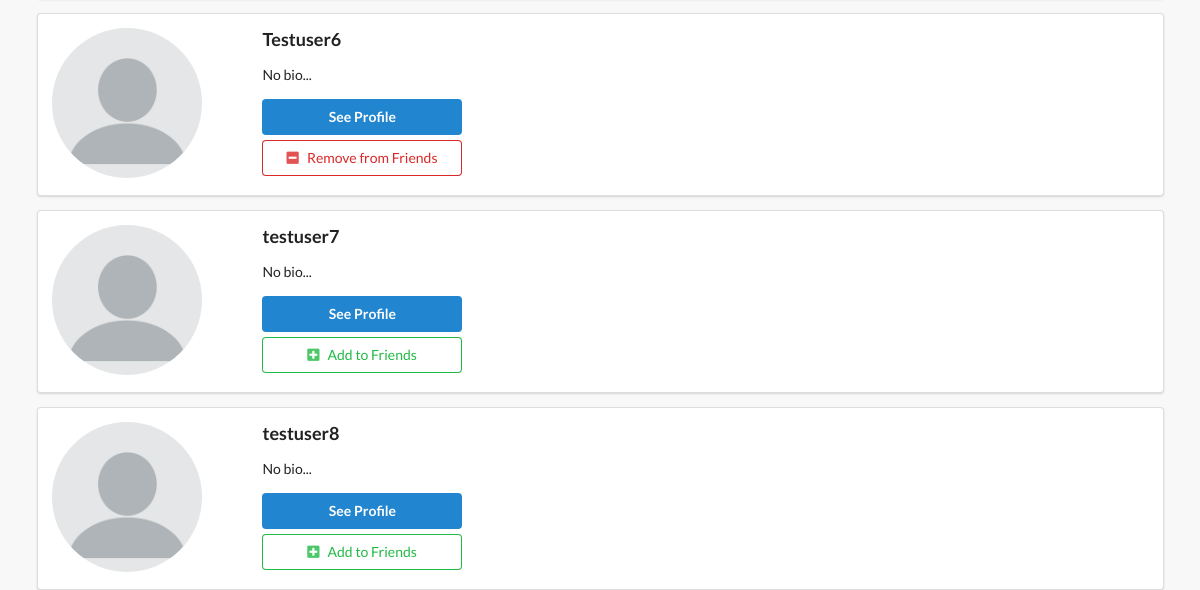
Page /profiles/ (signed in, lower part) on the earlier database version.
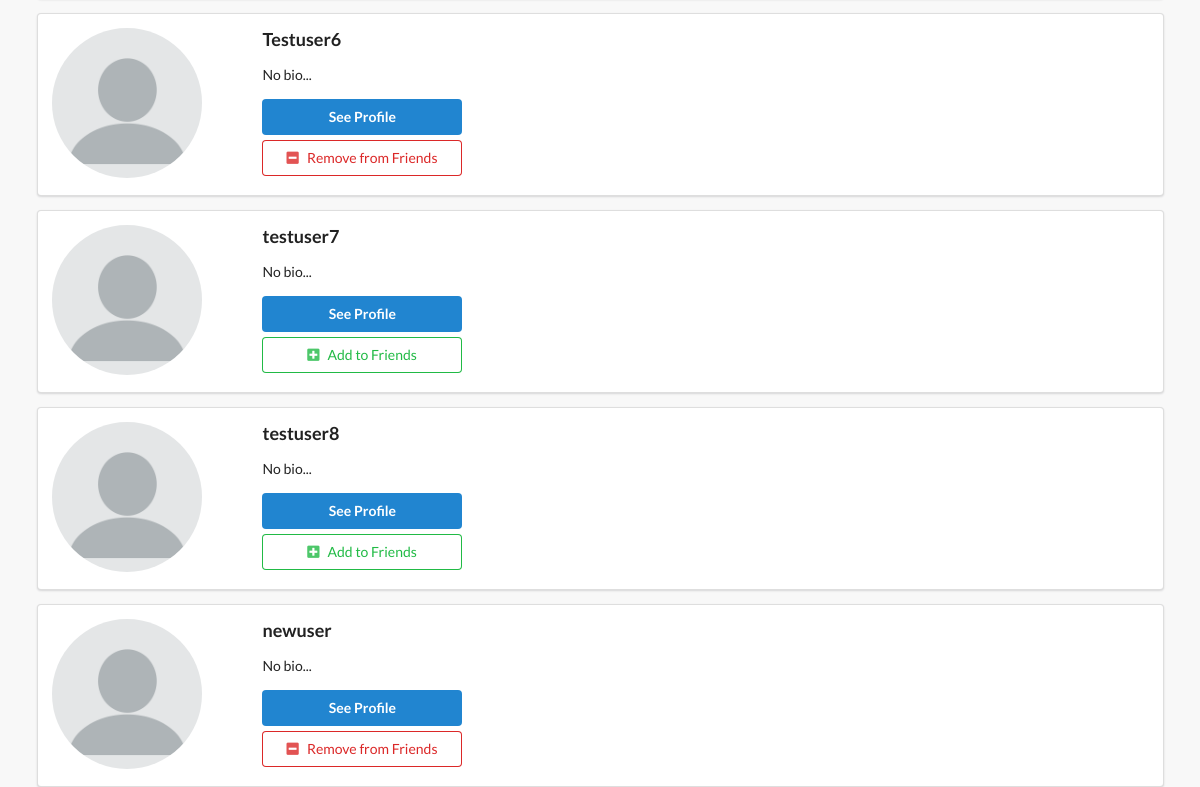
Same page on the later database version.
### profiles/models.py (models this page shows, shortened)
class Profile(models.Model):
    first_name = models.CharField(max_length=200, blank=True)
    last_name = models.CharField(max_length=200, blank=True)
    user = models.OneToOneField(User, on_delete=models.CASCADE)
    bio = models.TextField(default="No bio...", max_length=300)
    email = models.EmailField(max_length=200, blank=True)
    country = models.CharField(max_length=200, blank=True)
    avatar = models.ImageField(default='avatar.png', upload_to='avatars/')
    friends = models.ManyToManyField(User, blank=True, related_name='friends')
    slug = models.SlugField(unique=True, blank=True)
    updated = models.DateTimeField(auto_now=True)
    created = models.DateTimeField(auto_now_add=True)
    objects = ProfileManager()
    def get_absolute_url(self):
        return reverse('profiles:profile-detail-view', kwargs={'slug': self.slug})
    __initial_first_name = None
    __initail_last_name = None
    def __init__(self, *args, **kwargs):
        super().__init__(*args, **kwargs)
        self.__initial_first_name = self.first_name
        self.__initial_last_name = self.last_name

### profiles/views.py (the view)
# urls.py: path('', ProfileListView.as_view(), name='all-profiles-view'),
class ProfileListView(LoginRequiredMixin, ListView):
    model = Profile
    template_name = 'profiles/profile_list.html'
    def get_queryset(self):
        qs = Profile.objects.get_all_profiles(self.request.user)
        return qs
    def get_context_data(self, **kwargs):
        context = super().get_context_data(**kwargs)
        user = User.objects.get(username__iexact=self.request.user)
        profile = Profile.objects.get(user=user)
        rel_r = Relationship.objects.filter(sender=profile)
        rel_s = Relationship.objects.filter(receiver=profile)
        rel_receiver = []
        rel_sender = []
        for item in rel_r:
            rel_receiver.append(item.receiver.user)
        for item in rel_s:
            rel_sender.append(item.sender.user)
        context['rel_receiver'] = rel_receiver
        context['rel_sender'] = rel_sender
        context['is_empty'] = False
        if len(self.get_queryset()) == 0:
            context['is_empty'] = True
        return context

### profiles/context_processors.py (called while the page is built)
def profile_pic(request):
    if request.user.is_authenticated:
        profile_obj = Profile.objects.get(user=request.user)
        pic = profile_obj.avatar
        return {'picture': pic}
    return {}

def invitations_received_no(request):
    if request.user.is_authenticated:
        profile_obj = Profile.objects.get(user=request.user)
        qs_count = Relationship.objects.invitations_received(profile_obj).count()
        return {'invites_num': qs_count}
    return {}

### profiles/models.py (called while the page is built)
    def get_all_profiles(self, me):
        profiles = Profile.objects.all().exclude(user=me)
        return profiles

    def invitations_received(self, receiver):
        qs = Relationship.objects.filter(receiver=receiver, status='send')
        return qs

### profiles/templates/profiles/profile_list.html (shortened to what this page needs)
{% extends 'base.html' %}
{% block content %}
    {% for obj in object_list %}
        <div class="ui segment">
            <div class="ui grid">
                <div class="row">
                    <div class="three wide column">
                        <img src="{{ obj.avatar.url }}" alt="" class="ui small circular image">
                    </div>
                    <div class="thirteen wide column">
                        <h3>{{ obj.user }}</h3>
                        <p>{{ obj.bio }}</p>
                        <a href="{{ obj.get_absolute_url }}"><button class="ui primary button mb-5 w-big">See Profile</button></a>
                        <br>
                        {% if obj.user not in rel_receiver and obj.user not in rel_sender %}
                        <form action="{%  url 'profiles:send-invite' %}" method="POST">
                            <button type="submit" class="ui positive basic button mb-5 w-big"><i class="plus square icon"></i>Add to Friends</button>
                        </form>
                        {% endif %}
                        {% if request.user in obj.friends.all %}
                        <form action="{% url 'profiles:remove-friend' %}" method="POST">
                            <button type="submit" class="ui negative basic button mb-5 w-big"><i class="minus square icon"></i>Remove from Friends</button>
                        </form>
                        {% endif %}
                    </div>
                </div>
            </div>
        </div>
    {% endfor %}
{% endblock content %}

Differences in the rows shown:
added Profile: avatar (placeholder picture), user "newuser", bio "No bio..."
